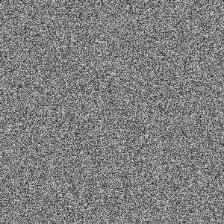
#> input picture week2/images/processed_face1.jpg, 224 x 224 px, found by its file name
$ python feature_extraction.py
#> lines starting #> are read from the running program, lines starting #| are printed output that depends on the picture
import cv2
import os

image_path = "Week2/images/processed_face1.jpg"

img = cv2.imread(image_path, cv2.IMREAD_GRAYSCALE)
#> img is the input picture: shape (224, 224); min 15, max 235, mean 126.8

edges = cv2.Canny(img, 100, 200)
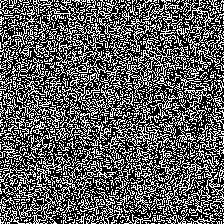
#> edges: shape (224, 224); 36.5% white in thin lines or dots

output_path = "Week2/images/features_face1.jpg"

cv2.imwrite(output_path, edges)

print("Feature Extraction Completed")

$ run again, with week2/images/processed_face2.jpg copied over week2/images/processed_face1.jpg
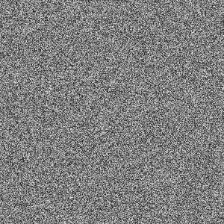
#> input picture week2/images/processed_face2.jpg, 224 x 224 px, found by its file name
#> img is the input picture: shape (224, 224); min 16, max 235, mean 127.1
#> `edges = cv2.Canny(img, 100, 200)`:
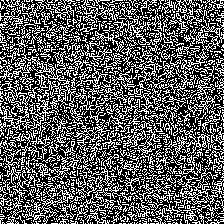
#> edges: shape (224, 224); 36.3% white in thin lines or dots

$ run again, with week2/images/processed_face3.jpg copied over week2/images/processed_face1.jpg
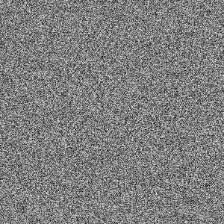
#> input picture week2/images/processed_face3.jpg, 224 x 224 px, found by its file name
#> img is the input picture: shape (224, 224); min 16, max 239, mean 126.7
#> `edges = cv2.Canny(img, 100, 200)`:
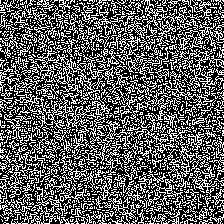
#> edges: shape (224, 224); 37% white in thin lines or dots
